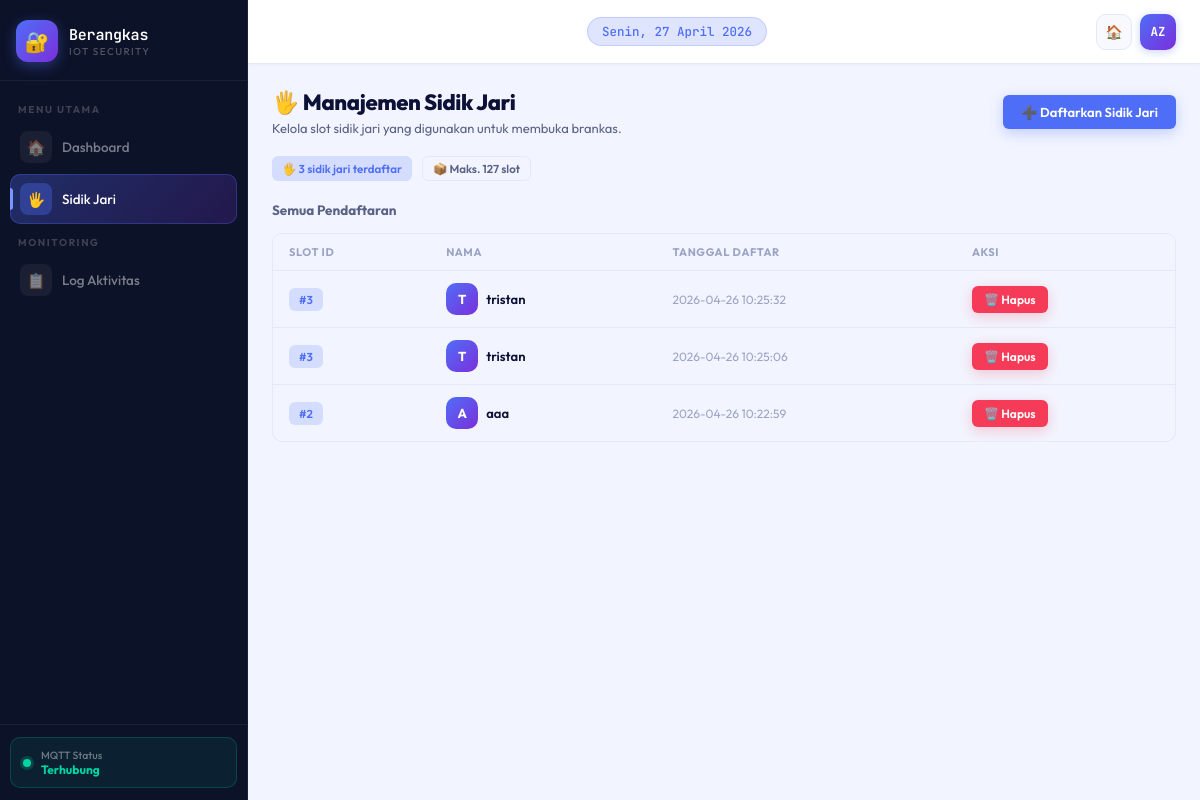
The app's page /sidik_jari, older data.
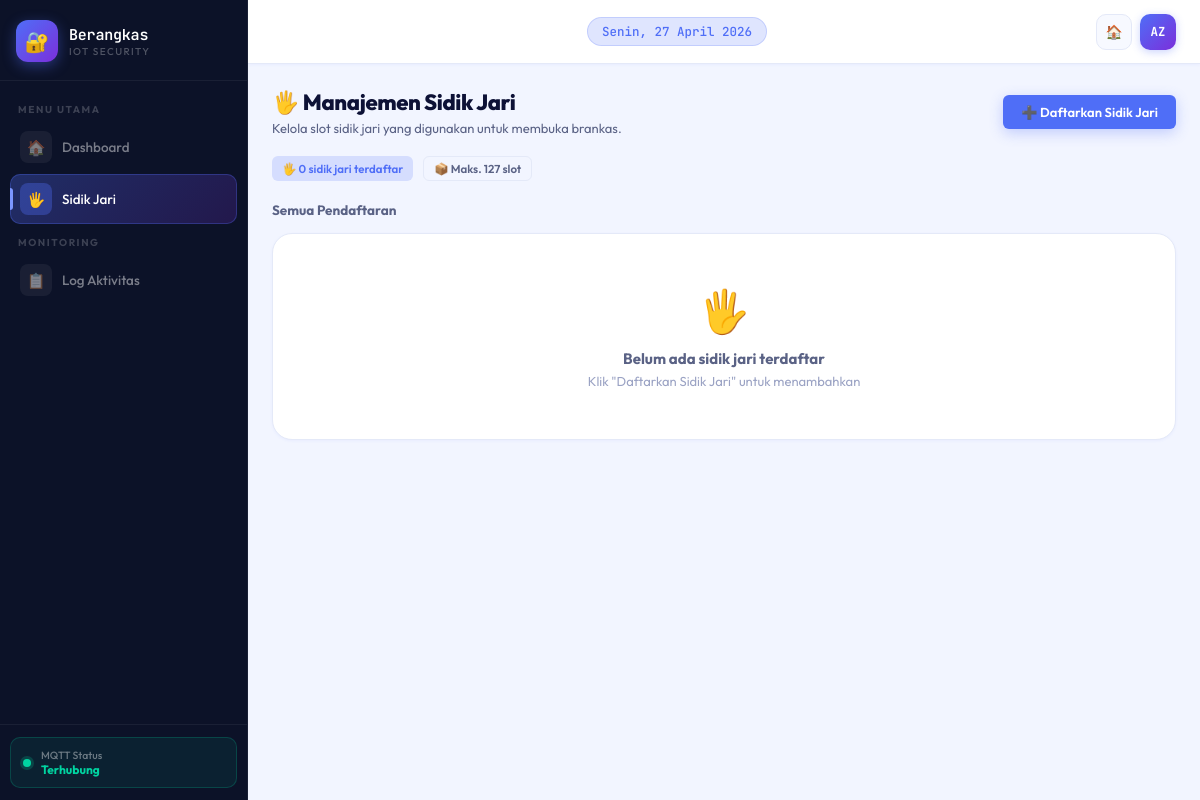
The same page, newer data.
### tables this page shows
CREATE TABLE sidik_jari (
            id INTEGER PRIMARY KEY AUTOINCREMENT,
            nama TEXT NOT NULL,
            finger_id INTEGER NOT NULL,
            created_at TIMESTAMP DEFAULT CURRENT_TIMESTAMP
        );

### app.py (the view)
@app.route("/sidik_jari")
def halaman_sidik_jari():
    db = get_db()
    data = db.execute("SELECT * FROM sidik_jari ORDER BY created_at DESC").fetchall()
    return render_template("sidik_jari.html", data=data)

### database.py (called while the page is built)
def get_db():
    conn = sqlite3.connect("brankas.db")
    conn.row_factory = sqlite3.Row
    return conn

### templates/sidik_jari.html (shortened to what this page needs)
<!doctype html>
<html lang="id">
  <head>
    <link
      rel="stylesheet"
      href="{{ url_for('static', filename='css/Dashboard.css') }}" />
  </head>
  <body>
    <aside class="sidebar">
      <div class="sidebar-brand">
        <a href="/" class="brand-logo">
          <div class="brand-icon">🔐</div>
          <div class="brand-text">
            <span class="brand-name">Berangkas</span>
            <span class="brand-sub">IoT Security</span>
          </div>
        </a>
      </div>
      <nav class="sidebar-nav">
        <span class="nav-label">Menu Utama</span>
        <a href="/" class="nav-item"
          ><span class="nav-icon">🏠</span> Dashboard</a
        >
        <a href="/sidik_jari" class="nav-item active"
          ><span class="nav-icon">🖐️</span> Sidik Jari</a
        >
        <span class="nav-label">Monitoring</span>
        <a href="/#log-section" class="nav-item"
          ><span class="nav-icon">📋</span> Log Aktivitas</a
        >
      </nav>
      <div class="sidebar-footer">
        <div class="sidebar-status">
          <div class="status-dot"></div>
          <div class="status-info">
            <div class="status-label">MQTT Status</div>
            <div class="status-value">Terhubung</div>
          </div>
        </div>
      </div>
    </aside>
    <main class="main">
      <header class="topbar">
        <div class="topbar-center">
          <div class="topbar-date" id="topbar-date"></div>
        </div>
        <div class="topbar-actions">
          <a href="/" class="topbar-btn">🏠</a>
          <div class="topbar-avatar">AZ</div>
        </div>
      </header>
      <div class="content">
        <div class="section-header">
          <div>
            <div class="page-title">🖐️ Manajemen Sidik Jari</div>
            <div class="page-sub">
              Kelola slot sidik jari yang digunakan untuk membuka brankas.
            </div>
          </div>
          <button class="btn btn-primary" onclick="openModal('tambah-modal')">
            ➕ Daftarkan Sidik Jari
          </button>
        </div>
        <div style="display: flex; gap: 10px; margin-bottom: 20px">
          <div class="chip chip-primary">
            🖐️ {{ data|length }} sidik jari terdaftar
          </div>
          <div class="chip chip-neutral">📦 Maks. 127 slot</div>
        </div>
        <div class="section-header" style="margin-bottom: 14px">
          <span
            style="
              font-size: 13.5px;
              font-weight: 700;
              color: var(--text-secondary);
            "
            >Semua Pendaftaran</span
          >
        </div>
        {% if data %}
        <div class="table-wrap">
          <table>
            <thead>
              <tr>
                <th>Slot ID</th>
                <th>Nama</th>
                <th>Tanggal Daftar</th>
                <th>Aksi</th>
              </tr>
            </thead>
            <tbody>
              {% for s in data %}
              <tr>
                <td>
                  <span class="chip chip-primary">#{{ s.finger_id }}</span>
                </td>
                <td>
                  <div class="flex-center gap-8">
                    <div class="avatar">{{ s.nama[0]|upper }}</div>
                    <span style="font-weight: 600">{{ s.nama }}</span>
                  </div>
                </td>
                <td class="td-secondary">{{ s.created_at }}</td>
                <td>
                  <button
                    class="btn btn-sm btn-danger"
                    data-id="{{ s.id }}"
                    data-nama="{{ s.nama }}"
                    data-finger="{{ s.finger_id }}"
                    onclick="confirmDelete(this)">
                    🗑️ Hapus
                  </button>
                </td>
              </tr>
              {% endfor %}
            </tbody>
          </table>
        </div>
        {% else %}
        <div class="card">
          <div class="empty-state">
            <div class="empty-icon">🖐️</div>
            <div class="empty-title">Belum ada sidik jari terdaftar</div>
            <div class="empty-sub">
              Klik "Daftarkan Sidik Jari" untuk menambahkan
            </div>
          </div>
        </div>
        {% endif %}
      </div>
    </main>
  </body>
</html>

Row changes from the older to the newer data that the page shows:
removed sidik_jari: finger_id "3", nama "T", nama "tristan", created_at "2026-04-26 10:25:32"
removed sidik_jari: finger_id "3", nama "T", nama "tristan", created_at "2026-04-26 10:25:06"
removed sidik_jari: finger_id "2", nama "A", nama "aaa", created_at "2026-04-26 10:22:59"
Text that changed along with them:
{{ data|length }}: "3" → "0"
text no longer shown: "SLOT ID NAMA TANGGAL DAFTAR AKSI"
text now shown: "🖐️ Belum ada sidik jari terdaftar Klik \"Daftarkan Sidik Jari\" untuk menambahkan"
